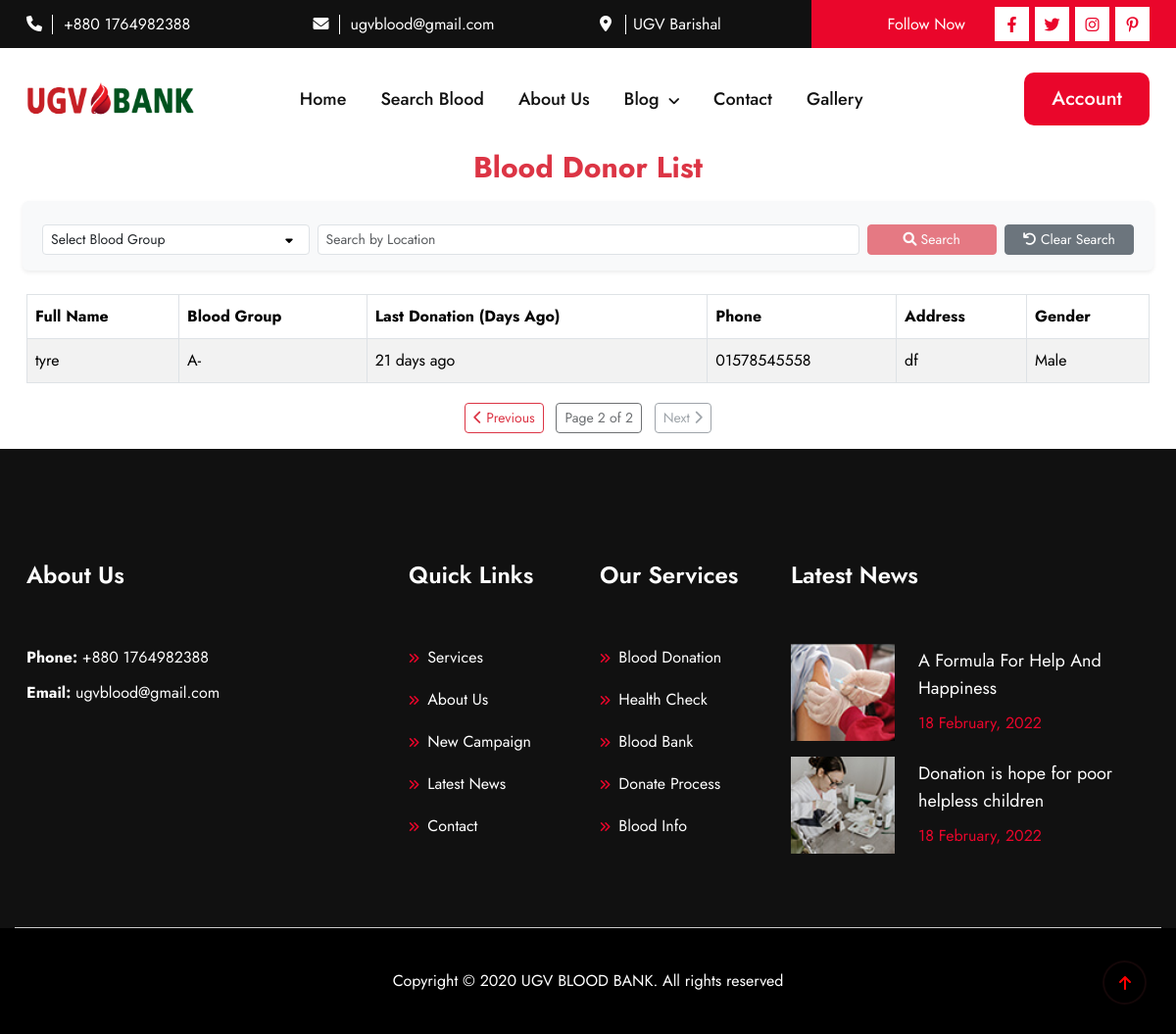
/donors/?page=2&blood_group=&location=, run on the app's committed database.
### blood/models.py (models this page shows, shortened)
class DonorProfile(models.Model):
    BLOOD_GROUP_CHOICES = [
        ('A+', 'A+'), ('A-', 'A-'),
        ('B+', 'B+'), ('B-', 'B-'),
        ('AB+', 'AB+'), ('AB-', 'AB-'),
        ('O+', 'O+'), ('O-', 'O-')
    ]
    GENDER_CHOICES = [
        ('M', 'Male'),
        ('F', 'Female'),
        ('O', 'Other'),
    ]
    user = models.OneToOneField(User, on_delete=models.CASCADE)
    full_name = models.CharField(max_length=80)
    profile_picture = models.ImageField(upload_to='profile_pics/', blank=True, null=True)
    blood_group = models.CharField(max_length=3, choices=BLOOD_GROUP_CHOICES)
    gender = models.CharField(max_length=1, choices=GENDER_CHOICES)  # New field for gender
    date_of_birth = models.DateField()
    phone_number = models.CharField(
        max_length=11,
        validators=[RegexValidator(regex=r'^\+?1?\d{9,15}$')]
    )
    present_address = models.TextField(max_length=400)
    permanent_address = models.TextField(max_length=400, blank=True, null=True)
    last_donation_date = models.DateField(blank=True, null=True)
    availability = models.BooleanField(default=True)  # To indicate if they are available for donation

### blood/views.py (the view)
# urls.py: path('donors/', donor_list, name='donor_list'),
def donor_list(request):
    blood_group = request.GET.get('blood_group', '')
    location = request.GET.get('location', '')
    donors = DonorProfile.objects.all()
    if blood_group:
        donors = donors.filter(blood_group=blood_group)
    if location:
        donors = donors.filter(present_address__icontains=location)
    donors = donors.order_by('full_name')
    for donor in donors:
        if donor.last_donation_date:
            today = datetime.now().date()
            donor.days_since_last_donation = (today - donor.last_donation_date).days
        else:
            donor.days_since_last_donation = None
    paginator = Paginator(donors, 5)  # Show 5 donors per page
    page = request.GET.get('page')
    donors = paginator.get_page(page)
    context = {
        'donors': donors,
        'blood_groups': DonorProfile.BLOOD_GROUP_CHOICES,
        'is_search': bool(blood_group or location),
    }
    return render(request, 'donor_list.html', context)

### templates/donor_list.html (shortened to what this page needs)
{% extends "base.html" %}
{% block content %}
<div class="container">
    <h4 class="text-center text-danger mb-4">Blood Donor List</h4>
    <form method="get" class="row g-2 mb-4 p-3 bg-light rounded shadow-sm">
        <div class="col-md-3">
            <select name="blood_group" class="form-select form-select-sm">
                <option value="">Select Blood Group</option>
            </select>
        </div>
        <div class="col-md-6">
            <input type="text" name="location" class="form-control form-control-sm" id="location-input" placeholder="Search by Location"
                   value="{{ request.GET.location }}">
        </div>
        <div class="col-md-3 d-flex justify-content-between align-items-center">
            <button type="submit" id="search-button" class="btn btn-danger btn-sm w-50 me-2" disabled>
                <i class="fas fa-search"></i> Search
            </button>
            <a href="{% url 'donor_list' %}" class="btn btn-secondary btn-sm w-50">
                <i class="fas fa-undo"></i> Clear Search
            </a>
        </div>
    </form>
    <div class="table-responsive">
        <table class="table table-striped table-bordered">
            <thead style="background-color: #dc3545; color: white;">
                <tr>
                    <th>Full Name</th>
                    <th>Blood Group</th>
                    <th>Last Donation (Days Ago)</th>
                    <th>Phone</th>
                    <th>Address</th>
                    <th>Gender</th>
                </tr>
            </thead>
            <tbody>
                {% for donor in donors %}
                <tr>
                    <td>{{ donor.full_name }}</td>
                    <td>{{ donor.blood_group }}</td>
                    <td>
                        {% if donor.days_since_last_donation %}
                            {{ donor.days_since_last_donation }} days ago
                        {% else %}
                            Never donated
                        {% endif %}
                    </td>
                    <td>{{ donor.phone_number }}</td>
                    <td>{{ donor.present_address }}</td>
                    <td>{{ donor.get_gender_display }}</td>
                </tr>
                {% empty %}
                <tr>
                    <td colspan="6" class="text-center text-danger">
                        <i class="fas fa-tint"></i> No donors found
                    </td>
                </tr>
                {% endfor %}
            </tbody>
        </table>
    </div>
   {% if donors.paginator.num_pages > 1 %}
   <nav aria-label="Page navigation" class="text-center mt-1 mb-3">
       {% if donors.has_previous %}
       <a class="btn btn-sm btn-outline-danger me-2" href="?page={{ donors.previous_page_number }}&blood_group={{ request.GET.blood_group }}&location={{ request.GET.location }}">
           <i class="fas fa-chevron-left"></i> Previous
       </a>
       {% else %}
       <button class="btn btn-sm btn-outline-secondary me-2" disabled>
           <i class="fas fa-chevron-left"></i> Previous
       </button>
       {% endif %}
       <span class="btn btn-sm btn-outline-dark disabled">
           Page {{ donors.number }} of {{ donors.paginator.num_pages }}
       </span>
       {% if donors.has_next %}
       <a class="btn btn-sm btn-outline-danger ms-2" href="?page={{ donors.next_page_number }}&blood_group={{ request.GET.blood_group }}&location={{ request.GET.location }}">
           Next <i class="fas fa-chevron-right"></i>
       </a>
       {% else %}
       <button class="btn btn-sm btn-outline-secondary ms-2" disabled>
           Next <i class="fas fa-chevron-right"></i>
       </button>
       {% endif %}
   </nav>
   {% endif %}
</div>
{% endblock %}

### blood/static/assets/css/fancybox.css (style rules this page uses)
:root { --f-spinner-width: 36px;--f-spinner-height: 36px;--f-spinner-color-1: rgba(0, 0, 0, 0.1);--f-spinner-color-2: rgba(17, 24, 28, 0.8);--f-spinner-stroke: 2.75 }
:root { --f-button-width: 40px;--f-button-height: 40px;--f-button-border: 0;--f-button-border-radius: 0;--f-button-color: #374151;--f-button-bg: #f8f8f8;--f-button-hover-bg: #e0e0e0;--f-button-active-bg: #d0d0d0;--f-button-shadow: none;--f-button-transition: all 0.15s ease;--f-button-transform: none;--f-button-svg-width: 20px;--f-button-svg-height: 20px;--f-button-svg-stroke-width: 1.5;--f-button-svg-fill: none;--f-button-svg-filter: none;--f-button-svg-disabled-opacity: 0.65 }

### data on the page
DonorProfile: full_name "tyre", blood_group "A-", days_since_last_donation "21", phone_number "01578545558", present_address "df", gender "Male"

### other printed values
{{ donors.number }} "2"
{{ donors.paginator.num_pages }} "2"
